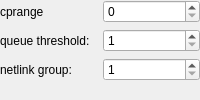
            <widget class="QWidget" name="WStackPage1">
             <layout class="QGridLayout">
              <property name="margin">
               <number>0</number>
              </property>
              <item row="0" column="1">
               <widget class="QSpinBox" name="cprange">
                <property name="maximum">
                 <number>1500</number>
                </property>
               </widget>
              </item>
              <item row="0" column="0">
               <widget class="QLabel" name="textLabel2">
                <property name="text">
                 <string>cprange</string>
                </property>
                <property name="wordWrap">
                 <bool>false</bool>
                </property>
               </widget>
              </item>
              <item row="1" column="1">
               <widget class="QSpinBox" name="qthreshold">
                <property name="minimum">
                 <number>1</number>
                </property>
               </widget>
              </item>
              <item row="1" column="0">
               <widget class="QLabel" name="textLabel3">
                <property name="text">
                 <string>queue threshold:</string>
                </property>
                <property name="wordWrap">
                 <bool>false</bool>
                </property>
               </widget>
              </item>
              <item row="2" column="0">
               <widget class="QLabel" name="textLabel4">
                <property name="text">
                 <string>netlink group:</string>
                </property>
                <property name="wordWrap">
                 <bool>false</bool>
                </property>
               </widget>
              </item>
              <item row="2" column="1">
               <widget class="QSpinBox" name="nlgroup">
                <property name="minimum">
                 <number>1</number>
                </property>
                <property name="maximum">
                 <number>32</number>
                </property>
               </widget>
              </item>
              <item row="3" column="0">
               <spacer>
                <property name="orientation">
                 <enum>Qt::Vertical</enum>
                </property>
                <property name="sizeType">
                 <enum>QSizePolicy::Expanding</enum>
                </property>
                <property name="sizeHint" stdset="0">
                 <size>
                  <width>20</width>
                  <height>16</height>
                 </size>
                </property>
               </spacer>
              </item>
             </layout>
            </widget>
